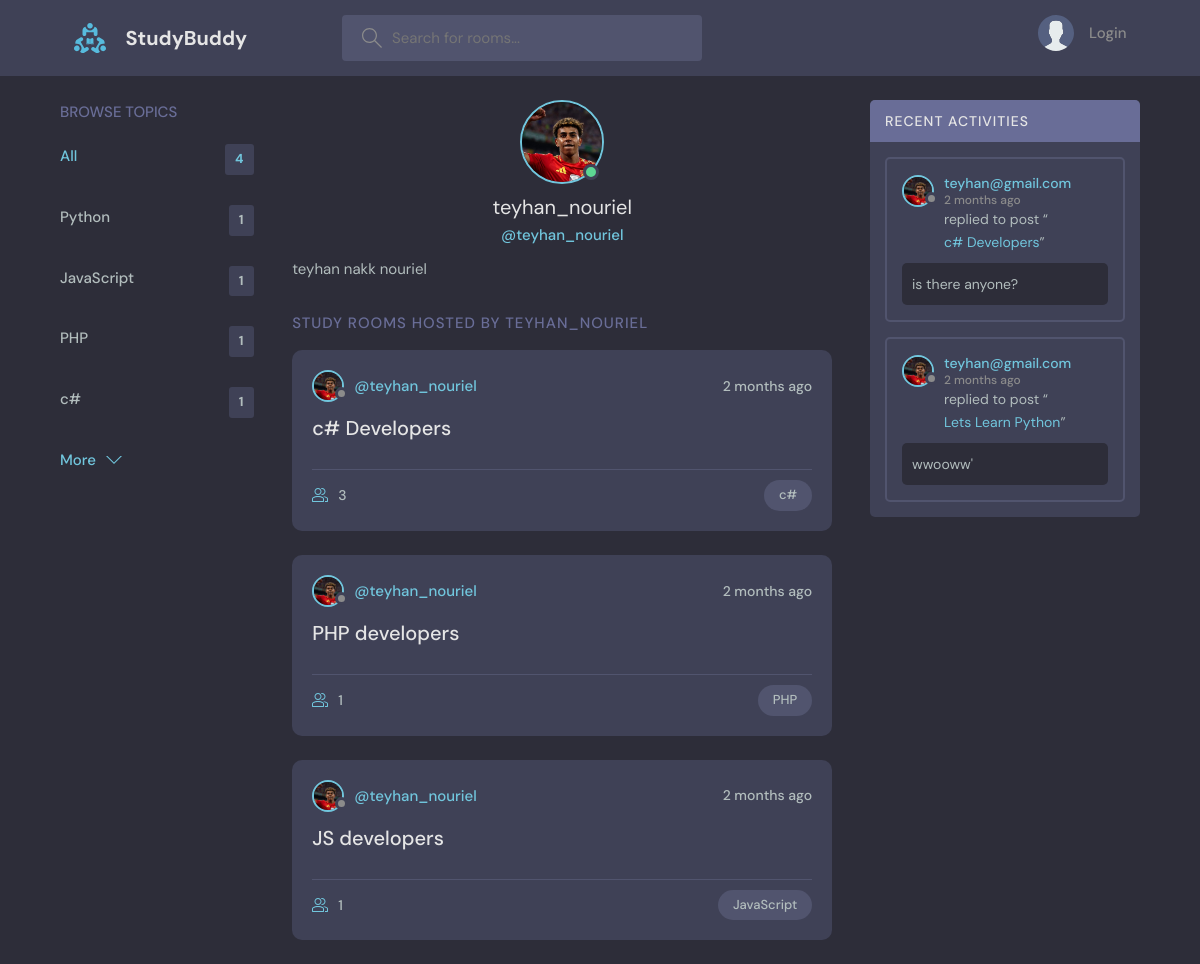
The page /profile/2 on the database its author committed.
### base/models.py (models this page shows, shortened)
class Topic(models.Model):
    name = models.CharField(max_length=200)

class User(AbstractUser):
    name = models.CharField(max_length=200, null=True)
    email = models.EmailField(unique=True,null=True)
    bio = models.TextField(null=True)
    avatar  = models.ImageField(null=True, default="avatar.svg")
    USERNAME_FIELD = 'email'
    REQUIRED_FIELDS = []

class Room(models.Model):
    host = models.ForeignKey(User, on_delete=models.SET_NULL,null= True)
    topic = models.ForeignKey(Topic, on_delete=models.SET_NULL,null= True)
    name = models.CharField(max_length=200)
    description = models.TextField(null=True, blank=True)
    participants = models.ManyToManyField(User, related_name='participant_rel', blank=True)
    updated = models.DateTimeField(auto_now=True)
    created = models.DateTimeField(auto_now_add=True)
    class Meta:
        ordering = ['-updated','-created']
    def __str__(self):
        return self.name

class Message(models.Model):
    user = models.ForeignKey(User, on_delete=models.CASCADE)
    room = models.ForeignKey(Room,on_delete=models.CASCADE)
    body = models.TextField(null=False, blank=False)
    updated = models.DateTimeField(auto_now=True)
    created = models.DateTimeField(auto_now_add=True)
    class Meta:
        ordering = ['-updated','-created']

### base/views.py (the view)
# urls.py: path('profile/<int:pk>',views.userprofile, name="user_profile"),
def userprofile(request,pk):
    user = User.objects.get(id=pk)
    rooms = user.room_set.all()
    room_message = user.message_set.all()
    topics = Topic.objects.all()
    context = {'user': user,'rooms':rooms,'room_message':room_message,'topics':topics}
    return render(request, 'base/profile.html',context)

### base/templates/base/profile.html (shortened to what this page needs)
{% extends 'main.html' %}
{% block content %}
  <main class="profile-page layout layout--3">
    <div class="container">
      {% include 'base/topic_component.html' %}
      <div class="roomList">
        <div class="profile">
          <div class="profile__avatar">
            <div class="avatar avatar--large active">
              <img src="{{ user.avatar.url }}" />
            </div>
          </div>
          <div class="profile__info">
            <h3>{{ user.username }}</h3>
            <p>@{{ user.username }}</p>
          </div>
          {{ user.bio}}
        </div>
        <div class="roomList__header">
          <div>
            <h2>Study Rooms Hosted by {{ user.username }}</a>
            </h2>
          </div>
        </div>
        {% include 'base/feed_component.html' %}
      </div>
      {% include 'base/activity_component.html' %}
    </div>
  </main>
  {% endblock %}

### templates/main.html (shortened to what this page needs)
<!DOCTYPE html>
{% load static %}
<html lang="en">
  <head>
    <link rel="stylesheet" href="{% static 'css/style.css' %}" />
  </head>
  <body>
    {% include 'component/navbar.html' %}
    {% block content %}
    {% endblock %}
  </body>
</html>

### templates/component/navbar.html (shortened to what this page needs)
{% load static %}
<header class="header header--loggedIn">
    <div class="container">
      <a href="{% url 'home' %}" class="header__logo">
        <img src="{% static 'assets/images/logo.svg' %}" />
        <h1>StudyBuddy</h1>
      </a>
      <form class="header__search" method="GET" action="{% url 'home' %}">
        <label>
          <input name="q" placeholder="Search for rooms..." />
        </label>
      </form>
      <nav class="header__menu">
        {% if request.user.is_authenticated %}
        <div class="header__user">
          <a href="{% url 'update_user' %}">
            <div class="avatar avatar--medium active">
              <img src="{{ request.user.avatar.url }}" />
            </div>
            <p>{{request.user.username}} <span>@{{request.user.username}}</span></p>
          </a>
          <button class="dropdown-button">
            <svg version="1.1" xmlns="http://www.w3.org/2000/svg" width="32" height="32" viewBox="0 0 32 32">
              <title>chevron-down</title>
              <path d="M16 21l-13-13h-3l16 16 16-16h-3l-13 13z"></path>
            </svg>
          </button>
        </div>
        {% else %}
        <a href="{% url 'login' %}">
          <img src="{% static 'assets/image/avatar.svg' %}" />
          <p>Login</p>
        </a>
        {% endif %}
      </nav>
    </div>
  </header>

### base/templates/base/topic_component.html
<div class="topics">
    <div class="topics__header">
      <h2>Browse Topics</h2>
    </div>
    <ul class="topics__list">
      <li>
        <a href="{% url 'home' %}" class="active">All <span>{{topics.count}}</span></a>
      </li>
      {% for topic in topics %}
      <li>
        <a href="{% url 'home' %}?q={{topic.name}} ">{{ topic.name }} <span>{{topic.room_set.all.count}}</span></a>
      </li>
      {% endfor %}
    </ul>
    <a class="btn btn--link" href="{% url 'topic_page' %}">
      More
      <svg version="1.1" xmlns="http://www.w3.org/2000/svg" width="32" height="32" viewBox="0 0 32 32">
        <title>chevron-down</title>
        <path d="M16 21l-13-13h-3l16 16 16-16h-3l-13 13z"></path>
      </svg>
    </a>
  </div>

### base/templates/base/feed_component.html (shortened to what this page needs)
{% for room in rooms %}
<div class="roomListRoom">
    <div class="roomListRoom__header">
      <a href="{% url 'user_profile' room.host.id %}" class="roomListRoom__author">
        <div class="avatar avatar--small">
          <img src="{{ room.host.avatar.url }}" />
        </div>
        <span>@{{room.host.username }}</span>
      </a>
      <div class="roomListRoom__actions">
        <span>{{ room.created | timesince }} ago</span>
      </div>
    </div>
    <div class="roomListRoom__content">
      <a href="{% url 'room' room.id %}">{{ room.name }}</a>
    </div>
    <div class="roomListRoom__meta">
      <a href="{% url 'room' room.id %}" class="roomListRoom__joined">
        {{room.participants.all.count}}
      </a>
      <p class="roomListRoom__topic">{{room.topic.name}}</p>
    </div>
  </div>
  {% endfor %}

### base/templates/base/activity_component.html (shortened to what this page needs)
<div class="activities">
    <div class="activities__header">
      <h2>Recent Activities</h2>
    </div>
    {% for message in room_message %}
    <div class="activities__box">
      <div class="activities__boxHeader roomListRoom__header">
        <a href="{% url 'user_profile' message.user.id %}" class="roomListRoom__author">
          <div class="avatar avatar--small">
            <img src="{{ message.user.avatar.url }}" />
          </div>
          <p>
            {{ message.user}}
            <span>{{ message.created|timesince }} ago</span>
          </p>
        </a>
      </div>
      <div class="activities__boxContent">
        <p>replied to post “<a href="{% url 'room' message.room.id %}">{{ message.room }}</a>”</p>
        <div class="activities__boxRoomContent">
            {{ message.body }}
        </div>
      </div>
    </div>
    {% endfor %}
  </div>

### rows shown on the page
Topic: name "Python", room_set.all.count "1"
Topic: name "JavaScript", room_set.all.count "1"
Topic: name "PHP", room_set.all.count "1"
Topic: name "c#", room_set.all.count "1"
User: avatar (picture), username "teyhan_nouriel", bio "teyhan nakk nouriel", username "TEYHAN_NOURIEL"
Room: host.avatar (picture), host.username "teyhan_nouriel", created "2 months", name "c# Developers", participants.all.count "3", topic.name "c#"
Room: host.avatar (picture), host.username "teyhan_nouriel", created "2 months", name "PHP developers", participants.all.count "1", topic.name "PHP"
Room: host.avatar (picture), host.username "teyhan_nouriel", created "2 months", name "JS developers", participants.all.count "1", topic.name "JavaScript"
Message: user.avatar (picture), user "teyhan@gmail.com", created "2 months", room "c# Developers", body "is there anyone?"
Message: user.avatar (picture), user "teyhan@gmail.com", created "2 months", room "Lets Learn Python", body "wwooww'"

### other values the page prints
{{ topics.count }} "4"
